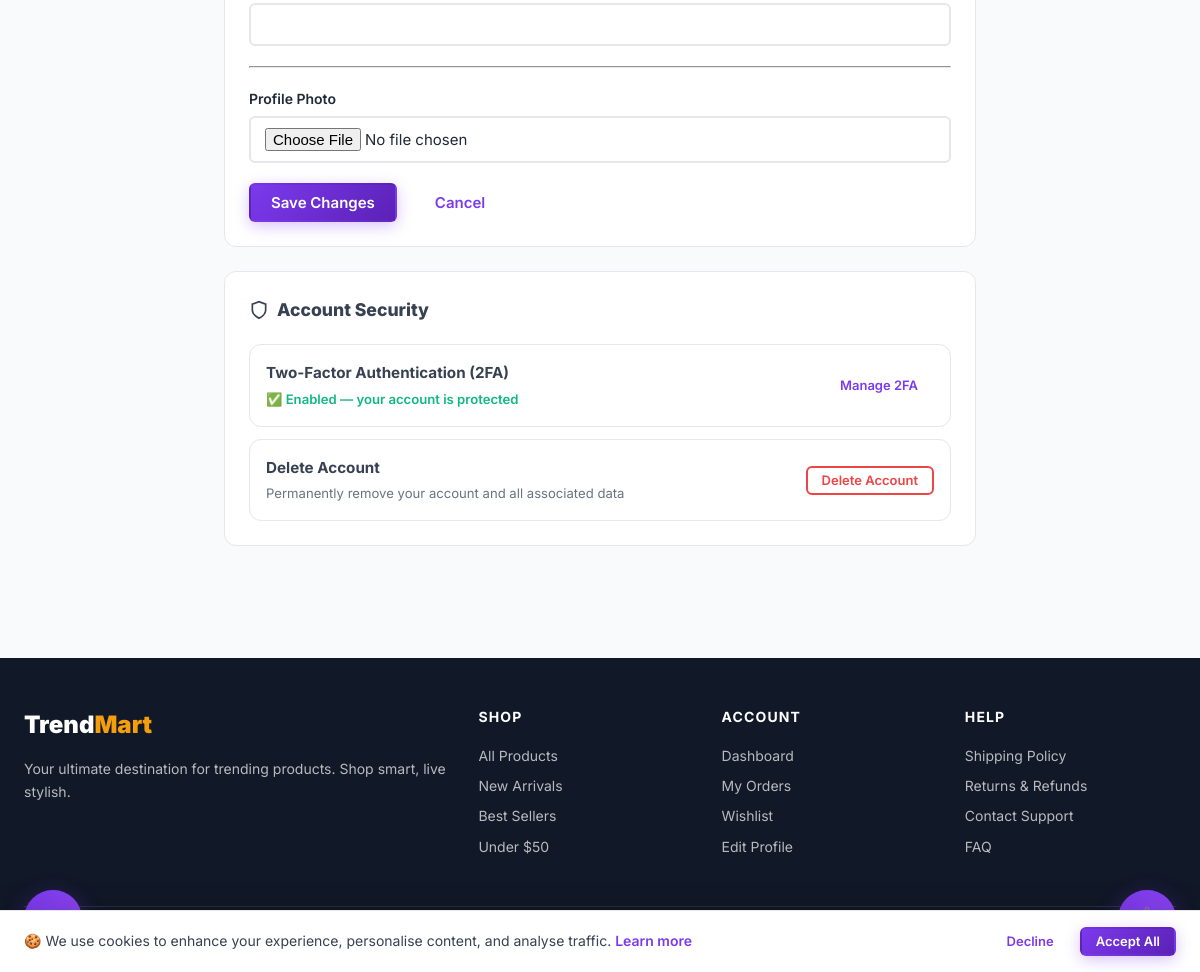
The page /profile/ (signed in, lower part) on the database as committed earlier.
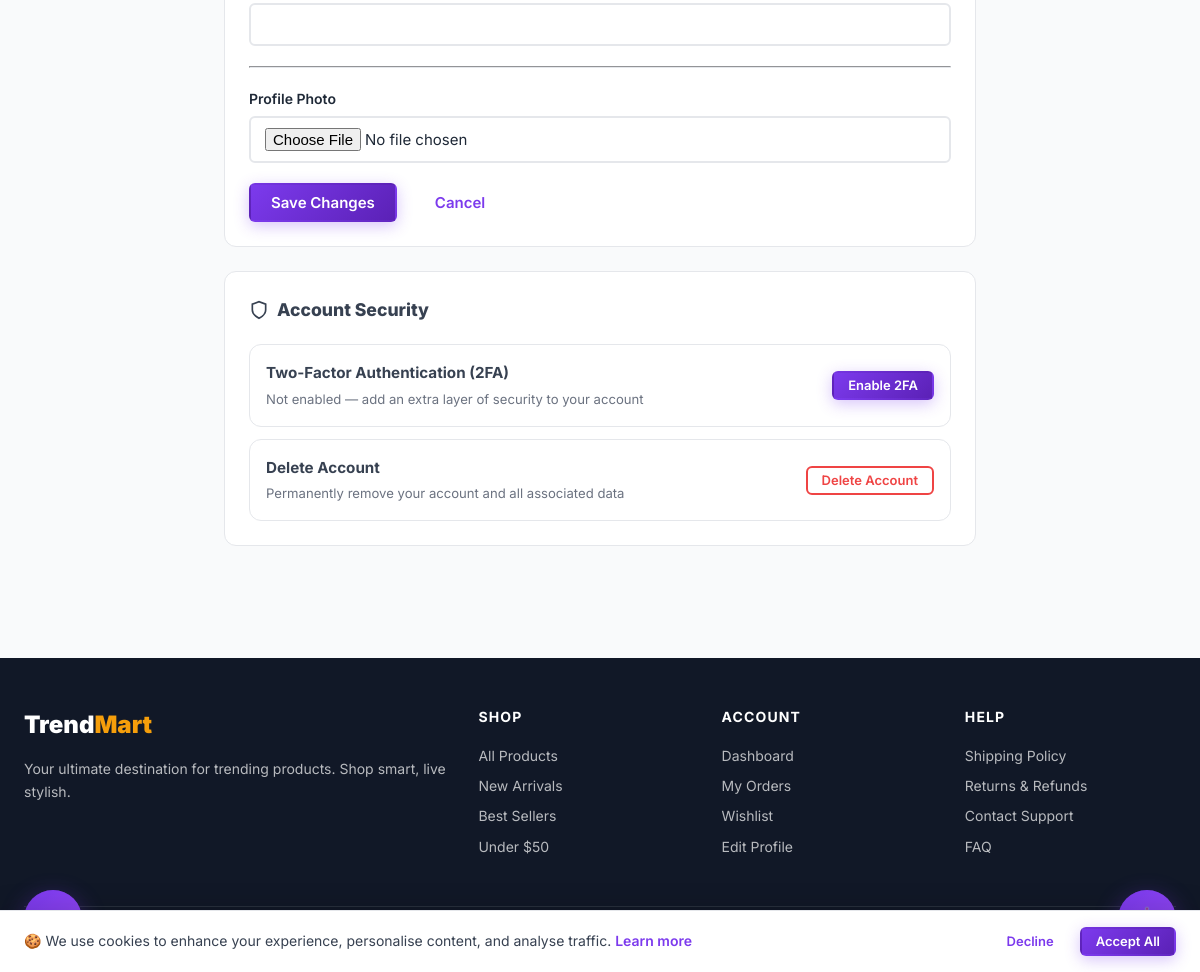
The same page on the database as committed later.
### shop/views.py (the view)
# urls.py: path('profile/', views.profile_view, name='profile'),
@login_required
def profile_view(request):
    profile, _ = UserProfile.objects.get_or_create(user=request.user)
    if request.method == 'POST':
        form = UserProfileForm(request.POST, request.FILES, instance=profile)
        if form.is_valid():
            form.save()
            request.user.first_name = form.cleaned_data.get('first_name', '')
            request.user.last_name = form.cleaned_data.get('last_name', '')
            request.user.email = form.cleaned_data.get('email', '')
            request.user.save()
            messages.success(request, "Profile updated successfully!")
            return redirect('shop:profile')
    else:
        form = UserProfileForm(instance=profile, initial={
            'first_name': request.user.first_name,
            'last_name': request.user.last_name,
            'email': request.user.email,
        })
    return render(request, 'shop/auth/profile.html', {'form': form, 'profile': profile})

### shop/forms.py
class UserProfileForm(forms.ModelForm):
    first_name = forms.CharField(max_length=100, widget=forms.TextInput(attrs={'class': 'form-control'}))
    last_name = forms.CharField(max_length=100, widget=forms.TextInput(attrs={'class': 'form-control'}))
    email = forms.EmailField(widget=forms.EmailInput(attrs={'class': 'form-control'}))
    class Meta:
        model = UserProfile
        fields = ['phone', 'address', 'city', 'country', 'postal_code', 'bio', 'date_of_birth', 'avatar']
        widgets = {
            'date_of_birth': forms.DateInput(attrs={'type': 'date', 'class': 'form-control'}),
            'address': forms.Textarea(attrs={'rows': 3, 'class': 'form-control'}),
            'bio': forms.Textarea(attrs={'rows': 4, 'class': 'form-control'}),
            'phone': forms.TextInput(attrs={'class': 'form-control'}),
            'city': forms.TextInput(attrs={'class': 'form-control'}),
            'country': forms.TextInput(attrs={'class': 'form-control'}),
            'postal_code': forms.TextInput(attrs={'class': 'form-control'}),
            'avatar': forms.FileInput(attrs={'class': 'form-control', 'accept': 'image/*'}),
        }

### templates/shop/auth/profile.html (shortened to what this page needs)
{% extends "shop/base.html" %}
{% block content %}
<div class="container" style="padding-top:2rem;padding-bottom:3rem;max-width:800px">
  <div class="card">
    <form method="post" enctype="multipart/form-data" novalidate>
      <div class="form-group">
        {{ form.country }}
      </div>
      <hr style="margin:1.25rem 0;border-color:var(--border)">
      <div class="form-group">
        <label class="form-label" for="{{ form.avatar.id_for_label }}">Profile Photo</label>
        {{ form.avatar }}
      </div>
      <div style="display:flex;gap:1rem;flex-wrap:wrap">
        <button type="submit" class="btn btn-primary">Save Changes</button>
        <a href="{% url 'shop:dashboard' %}" class="btn btn-ghost">Cancel</a>
      </div>
    </form>
  </div>
  <div class="card" style="margin-top:1.5rem;padding:1.5rem">
    <h2 style="font-size:1.1rem;font-weight:800;margin-bottom:1.25rem;display:flex;align-items:center;gap:.5rem">
      <svg width="20" height="20" viewBox="0 0 24 24" fill="none" stroke="currentColor" stroke-width="2" aria-hidden="true"><path d="M12 22s8-4 8-10V5l-8-3-8 3v7c0 6 8 10 8 10z"/></svg>
      Account Security
    </h2>
    <div style="display:flex;align-items:center;justify-content:space-between;padding:1rem;background:var(--bg);border-radius:var(--radius);border:1.5px solid var(--border);flex-wrap:wrap;gap:1rem">
      <div>
        <div style="font-weight:700;font-size:.95rem">Two-Factor Authentication (2FA)</div>
        {% if profile.totp_enabled %}
          <div style="font-size:.82rem;color:var(--success);font-weight:600;margin-top:.2rem">✅ Enabled — your account is protected</div>
        {% else %}
          <div style="font-size:.82rem;color:var(--text-light);margin-top:.2rem">Not enabled — add an extra layer of security to your account</div>
        {% endif %}
      </div>
      <a href="{% url 'shop:setup_2fa' %}" class="btn {% if profile.totp_enabled %}btn-ghost{% else %}btn-primary{% endif %} btn-sm">
        {% if profile.totp_enabled %}Manage 2FA{% else %}Enable 2FA{% endif %}
      </a>
    </div>
    <div style="display:flex;align-items:center;justify-content:space-between;padding:1rem;background:var(--bg);border-radius:var(--radius);border:1.5px solid var(--border);flex-wrap:wrap;gap:1rem;margin-top:.75rem">
      <div>
        <div style="font-weight:700;font-size:.95rem">Delete Account</div>
        <div style="font-size:.82rem;color:var(--text-light);margin-top:.2rem">Permanently remove your account and all associated data</div>
      </div>
      <a href="{% url 'shop:delete_account' %}" class="btn btn-ghost btn-sm" style="color:var(--error);border-color:var(--error)">Delete Account</a>
    </div>
  </div>
</div>
{% endblock %}

Rows that differ between the two databases and show on the page:
changed UserProfile: totp_enabled True → False (drawn)
Other text that changed with them:
text no longer shown: "✅ Enabled — your account is protected Manage 2FA"
text now shown: "Not enabled — add an extra layer of security to your account Enable 2FA"
